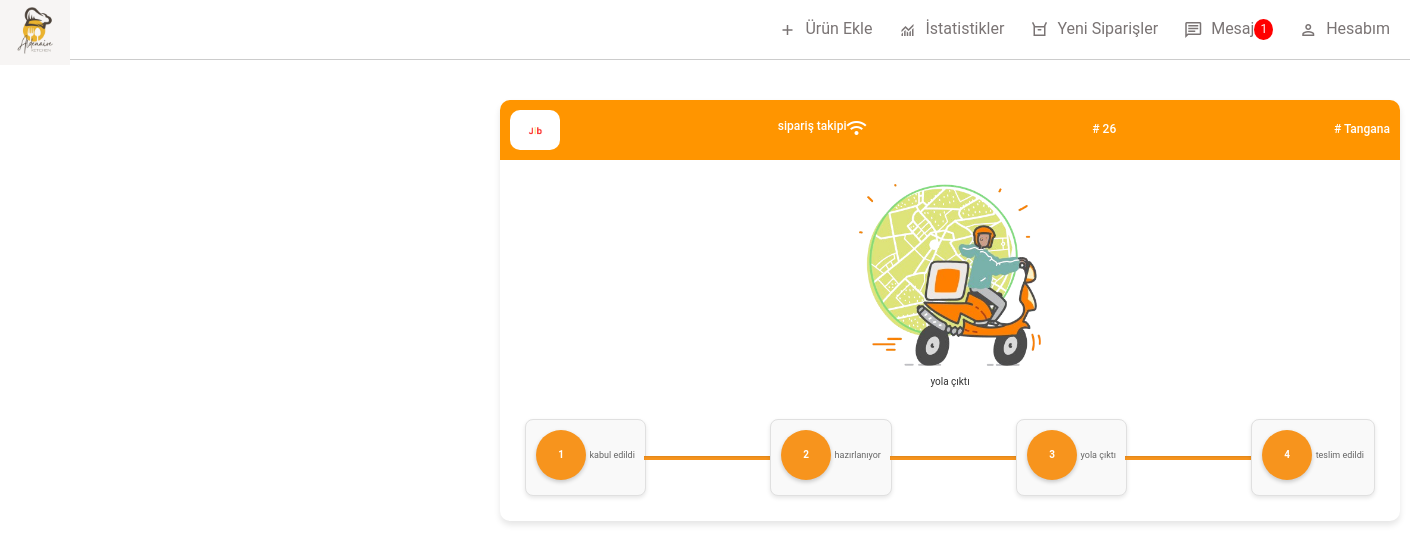
Screenshot of /Jib/complet/26/ (signed in) with the database file from the repository.
### Jib/models.py (models this page shows, shortened)
class CustomUser(AbstractUser):
     is_delivier=models.BooleanField(default=False )
     is_active_f_order=models.BooleanField(default=False)
     is_ban=models.BooleanField(default=False)
     deliver_num=models.IntegerField(default=0)

class Restaurant(models.Model):
     name=models.CharField(max_length=100  ,blank=False )
     user=models.OneToOneField('Jib.CustomUser',related_name='restaurant' ,on_delete=models.CASCADE)
     discription=models.CharField(max_length=100 , default='Burugur')
     adress=models.CharField(max_length=100)
     image=models.ImageField(upload_to='res_images/')
     type=models.CharField(max_length=10 ,default="Burgur")
     minimum=models.IntegerField(default=90)
     new_orders=models.IntegerField(default=0)
     date=models.DateTimeField(auto_now=True)
     likes=models.IntegerField(default=0)
     is_like=models.BooleanField(default=False)
     is_free=models.BooleanField(default=True)
     teslimat_ucreti=models.IntegerField(default=10)
     res_hizmet=models.IntegerField(default=11)
     orders_quantity=models.IntegerField(default=0)

class Order(models.Model):
    user = models.ForeignKey('Jib.CustomUser', related_name="orders", on_delete=models.CASCADE)
    restaurant = models.ForeignKey(Restaurant, related_name="orders", on_delete=models.CASCADE)
    is_confirmed = models.BooleanField(default=False)
    is_on_way=models.BooleanField(default=False)
    is_delivered = models.BooleanField(default=False)
    is_accepted=models.BooleanField(default=False)
    is_canceled=models.BooleanField(default=False)
    total_price = models.DecimalField(decimal_places=2, max_digits=10, default=0)
    created_at = models.DateTimeField(auto_now=True)
    is_tip=models.BooleanField(default=False)
    tip_value=models.IntegerField(default=0)
    order_image=models.CharField(max_length=100 ,default= 'nothing')
    order_stepDes=models.CharField(max_length=100 ,default="none")
    Toplam=models.IntegerField(default=0)
    is_accepted_fd=models.BooleanField(default=False)
    date=models.DateTimeField(auto_now=True)
    delivred_date=models.DateTimeField(auto_now=True)

### Jib/views.py (the view)
# urls.py: path('complet/<int:order_id>/', views.complet, name='complet'),
def complet(request ,order_id):
    order=Order.objects.get(pk=order_id)
    return render(request ,'user_is_things/complet.html' ,{'order':order})

### Jib/templates/user_is_things/complet.html (shortened to what this page needs)
{% extends 'main/layout.html' %}
{% load static  %}
{% block content %}
<div class="order-tracker-wrapper">
    <div class="tracker-header">
        <div class="tracker-logo"><img src="{% static 'images/o_logo.png' %}" style="width: 50px; padding: 10px; background-color: white;border-radius: 10px;" alt="Logo" class="logo-image"> </div>
        <div class="tracker-title  tracking"><span>sipariş takipi</span><span class="material-symbols-outlined">
            </span></div>
        <div class="tracker-title"># {{ order.id }}</div>
        <div class="tracker-title"># {{ order.restaurant.name }}</div>
    </div>
    <div class="tracker-content">
        <div class="tracker-image-container">
        {% if order.is_accepted %}
        <img src="{% static 'images/' %}{{ order.order_image }}.png" style="width: 200px" alt="{{ order.order_image }}" class="tracker-image">
        <p class="tracker-sub-message">{{ order.order_stepDes }}</p>
        {% endif %}
        </div>
        <div class="tracker-steps">
            <div class="tracker-step {% if order.is_accepted %}  tracker-step-active  {% endif %} ">
                <span class="tracker-step-circle">1</span>
                <span class="tracker-step-label"> kabul edildi </span>
            </div>
             <div class="tracker-progress {% if order.is_accepted %} tracker-progress-completed  {% endif %} "></div>
            <div class="tracker-step   {% if order.is_accepted %}  tracker-step-active  {% endif %}">
                <span class="tracker-step-circle">2</span>
                <span class="tracker-step-label">hazırlanıyor</span>
            </div>
            <div class="tracker-progress  {% if order.is_on_way %}  tracker-progress-completed  {% endif %}"></div>
            <div class="tracker-step{% if order.is_on_way %}   tracker-step-active  {% endif %} ">
                <span class="tracker-step-circle">3</span>
                <span class="tracker-step-label">yola çıktı</span>
            </div>
            <div class="tracker-progress {% if order.is_delivered %}  tracker-progress-completed  {% endif %}"></div>
            <div class="tracker-step  {% if order.is_delivered %}  tracker-step-active  {% endif %}"  >
                <span class="tracker-step-circle">4</span>
                <span class="tracker-step-label">teslim edildi</span>
            </div>
        </div>
    </div>
</div>
{% endblock %}

### Jib/templates/common/header.html (shortened to what this page needs)
{% load static %}
<body>
    <header class="header">
        <div class="logo">
            <a href="{% url 'home' %}">
                {% if user.is_authenticated  %}
                 <img src=" {% if user.restaurant %} {{ user.restaurant.image.url }} {% elif user.is_delivier  %} {% static 'images/motor.png'  %}  {% else %} {% static 'images/o_logo.png' %} {% endif %}" alt="Logo" class="logo-image">
                {% else %}
                <img src="{% static 'images/o_logo.png' %}" alt="Logo" class="logo-image">
                {% endif %}
            </a>
        </div>
        <nav class="user-nav">
            <ul>
                {% if request.user.is_authenticated %}
                    {% if  user.restaurant %}
                        <li><a href="javascript:void(0);" onclick="toggleForm()">
                            <span class="material-symbols-outlined">add</span> Ürün Ekle
                        </a></li>
                        <li><a href="{% url 'analyze_data' %}"><span class="material-symbols-outlined">monitoring</span> İstatistikler</a></li>
                        <li class="Notification">
                            <a href="{% url 'Orders' %}">
                              <span class="material-symbols-outlined">orders</span>Yeni Siparişler
                            </a>
                          </li>
                         <li><a href="{%   url 'messager'  %}"><span class="material-symbols-outlined">chat</span>Mesaj
                            <span class="notification-badge" id="orderNotificationBadge">1</span>
                        </a></li>
                        <li class="dropdown">
                            <a href="#" class="favorites dropdown-toggle" onclick="toggleDropdown(event)">
                                <span class="material-symbols-outlined">person</span>
                                Hesabım
                            </a>
                        </li>
                    {% endif %}
                {% endif %}
            </ul>
        </nav>
    </header>
</body>

### Jib/static/css/complet.css (style rules this page uses)
.order-tracker-wrapper { text-align: center; margin-top: 100px; margin-left: 500px; margin-bottom: 100px; width: 90%; max-width: 900px; background-color: #ffffff; box-shadow: 0px 4px 6px rgba(0, 0, 0, 0.1); border-radius: 10px; overflow: hidden; }
.tracker-header { display: flex; align-items: center; justify-content: space-between; background-color: #ff9500; color: white; padding: 1rem; }
.tracker-logo { font-size: 1.5rem; font-weight: bold; }
.tracker-title { font-size: 1.2rem; font-weight: 500; }
.tracker-content { padding: 1.5rem; }
.tracker-image-container { width: 100%; margin-bottom: 1.5rem; }
.tracker-image { width: 50%; height: auto; border-radius: 8px; }
.tracker-sub-message { font-size: 1rem; color: #333333; margin-bottom: 2rem; }
.tracker-steps { display: flex; align-items: center; justify-content: space-between; position: relative; padding: 0 1rem; }
.tracker-step { display: block; margin: 1rem 0; padding: 1rem; background-color: #f9f9f9; border: 1px solid #e0e0e0; border-radius: 8px; box-shadow: 0px 2px 4px rgba(0, 0, 0, 0.1); }
.tracker-step-circle { width: 50px; height: 50px; line-height: 50px; border-radius: 50%; background-color: #e0e0e0; color: white; font-weight: bold; font-size: 1rem; margin: 0 auto 0.5rem; display: inline-block; box-shadow: 0px 2px 4px rgba(0, 0, 0, 0.2); }
.tracker-step-label { font-size: 0.9rem; color: #666666; }
.tracker-step-active .tracker-step-circle { background-color: #f7941d; }
.tracker-progress { height: 4px; background-color: #e0e0e0; flex: 1; margin: 0 -2px; box-shadow: inset 0px 1px 2px rgba(0, 0, 0, 0.1); }
.tracker-progress-completed { background-color: #f7941d; }
.tracking { display: flex; }
.tracking .material-symbols-outlined { margin-bottom: 4px; }

### Jib/static/css/head.css (style rules this page uses)
body { background-color: #f0f2f5; font-family: 'Arial', sans-serif; margin: 0; }
.header { display: flex; justify-content: space-between; align-items: center; background-color: #FFFFFF; border-bottom: solid 1px #ccc; position: fixed; top: 0; width: 100%; height: 60px; z-index: 1000; }
.logo-image { width: 70px; }
.user-nav { flex-grow: 1; display: flex; justify-content: flex-end; }
.user-nav ul { list-style-type: none; display: flex; margin: 0; padding: 0; }
.user-nav ul li { margin-left: 25px; }
.user-nav ul li a { display: flex; align-items: center; text-decoration: none; transition: color 0.3s; color: rgb(122, 116, 116); font-size: 16px ; }
.user-nav .dropdown { position: relative; }
.user-nav .dropdown-toggle { position: relative; padding-right: 20px; }

### Jib/static/css/regis/cust.css (style rules this page uses)
body { background-color: #f7f8fc; font-family: 'Roboto', sans-serif; color: #333; }
.material-symbols-outlined { margin-right: 8px; font-size: 20px; }

### Jib/static/css/footer.css (style rules this page uses)
ul { margin: 0px; padding: 0px; }
body { padding-bottom: 80px; }

### Jib/static/css/res.css (style rules this page uses)
.notification-badge { background-color: red; color: white; font-size: 0.75em; padding: 2px 6px; border-radius: 50%; }

### Jib/static/css/confirm.css (style rules this page uses)
body { background-color: #fff; }

### rows the page displays
CustomUser: restaurant.image (picture)
Order: id "26", restaurant.name "Tangana", order_image (picture), order_stepDes "yola çıktı"
